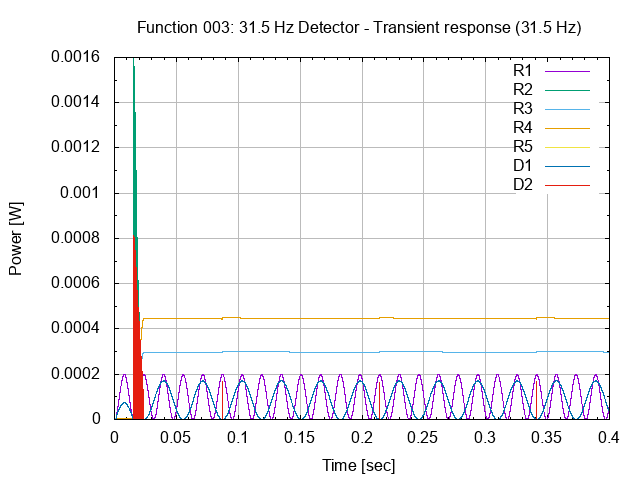

gnuplot code for this plot:
# setup terminal
set term png

# setup graph
set output "26.003.00.03.01.png"
set title "Function 003: 31.5 Hz Detector - Transient response (31.5 Hz)"

# setup Y-axis
set grid ytics lt 1 lw 1 lc rgb "#bbbbbb"
set mytics
set ylabel "Power [W]"

# setup X-axis
set grid xtics lt 1 lw 1 lc rgb "#bbbbbb"
set mxtics
set xlabel "Time [sec]"

# setup plot style
set style data lines
plot '26.003.00.03.01.dat' using 1:2 title "R1", \
     '26.003.00.03.01.dat' using 1:3 title "R2", \
     '26.003.00.03.01.dat' using 1:4 title "R3", \
     '26.003.00.03.01.dat' using 1:5 title "R4", \
     '26.003.00.03.01.dat' using 1:6 title "R5", \
     '26.003.00.03.01.dat' using 1:7 title "D1", \
     '26.003.00.03.01.dat' using 1:8 title "D2"

# set output back to default
set output

# reset terminal type
set terminal pop
